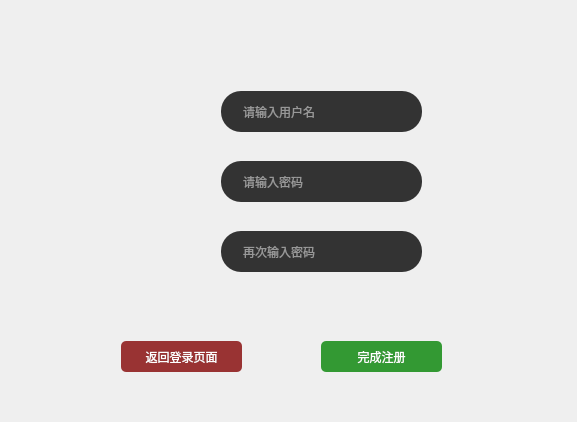
<?xml version="1.0" encoding="UTF-8"?>
<ui version="4.0">
 <class>LoginSystemDialog</class>
 <widget class="QDialog" name="LoginSystemDialog">
  <property name="geometry">
   <rect>
    <x>0</x>
    <y>0</y>
    <width>577</width>
    <height>422</height>
   </rect>
  </property>
  <property name="maximumSize">
   <size>
    <width>577</width>
    <height>422</height>
   </size>
  </property>
  <property name="windowTitle">
   <string>登录注册</string>
  </property>
  <property name="styleSheet">
   <string notr="true"/>
  </property>
  <layout class="QHBoxLayout" name="horizontalLayout">
   <item>
    <widget class="QStackedWidget" name="stackedWidget">
     <property name="styleSheet">
      <string notr="true"># background: #101010;</string>
     </property>
     <property name="currentIndex">
      <number>1</number>
     </property>
     <widget class="QWidget" name="loginPage">
      <widget class="QLineEdit" name="usernameLineEdit">
       <property name="geometry">
        <rect>
         <x>170</x>
         <y>204</y>
         <width>201</width>
         <height>41</height>
        </rect>
       </property>
       <property name="palette">
        <palette>
         <active>
          <colorrole role="WindowText">
           <brush brushstyle="SolidPattern">
            <color alpha="255">
             <red>254</red>
             <green>254</green>
             <blue>254</blue>
            </color>
           </brush>
          </colorrole>
          <colorrole role="Button">
           <brush brushstyle="SolidPattern">
            <color alpha="255">
             <red>51</red>
             <green>51</green>
             <blue>51</blue>
            </color>
           </brush>
          </colorrole>
          <colorrole role="Text">
           <brush brushstyle="SolidPattern">
            <color alpha="255">
             <red>254</red>
             <green>254</green>
             <blue>254</blue>
            </color>
           </brush>
          </colorrole>
          <colorrole role="ButtonText">
           <brush brushstyle="SolidPattern">
            <color alpha="255">
             <red>254</red>
             <green>254</green>
             <blue>254</blue>
            </color>
           </brush>
          </colorrole>
          <colorrole role="Base">
           <brush brushstyle="SolidPattern">
            <color alpha="255">
             <red>51</red>
             <green>51</green>
             <blue>51</blue>
            </color>
           </brush>
          </colorrole>
          <colorrole role="Window">
           <brush brushstyle="SolidPattern">
            <color alpha="255">
             <red>51</red>
             <green>51</green>
             <blue>51</blue>
            </color>
           </brush>
          </colorrole>
         </active>
         <inactive>
          <colorrole role="WindowText">
           <brush brushstyle="SolidPattern">
            <color alpha="255">
             <red>254</red>
             <green>254</green>
             <blue>254</blue>
            </color>
           </brush>
          </colorrole>
          <colorrole role="Button">
           <brush brushstyle="SolidPattern">
            <color alpha="255">
             <red>51</red>
             <green>51</green>
             <blue>51</blue>
            </color>
           </brush>
          </colorrole>
          <colorrole role="Text">
           <brush brushstyle="SolidPattern">
            <color alpha="255">
             <red>254</red>
             <green>254</green>
             <blue>254</blue>
            </color>
           </brush>
          </colorrole>
          <colorrole role="ButtonText">
           <brush brushstyle="SolidPattern">
            <color alpha="255">
             <red>254</red>
             <green>254</green>
             <blue>254</blue>
            </color>
           </brush>
          </colorrole>
          <colorrole role="Base">
           <brush brushstyle="SolidPattern">
            <color alpha="255">
             <red>51</red>
             <green>51</green>
             <blue>51</blue>
            </color>
           </brush>
          </colorrole>
          <colorrole role="Window">
           <brush brushstyle="SolidPattern">
            <color alpha="255">
             <red>51</red>
             <green>51</green>
             <blue>51</blue>
            </color>
           </brush>
          </colorrole>
         </inactive>
         <disabled>
          <colorrole role="WindowText">
           <brush brushstyle="SolidPattern">
            <color alpha="255">
             <red>254</red>
             <green>254</green>
             <blue>254</blue>
            </color>
           </brush>
          </colorrole>
          <colorrole role="Button">
           <brush brushstyle="SolidPattern">
            <color alpha="255">
             <red>51</red>
             <green>51</green>
             <blue>51</blue>
            </color>
           </brush>
          </colorrole>
          <colorrole role="Text">
           <brush brushstyle="SolidPattern">
            <color alpha="255">
             <red>254</red>
             <green>254</green>
             <blue>254</blue>
            </color>
           </brush>
          </colorrole>
          <colorrole role="ButtonText">
           <brush brushstyle="SolidPattern">
            <color alpha="255">
             <red>254</red>
             <green>254</green>
             <blue>254</blue>
            </color>
           </brush>
          </colorrole>
          <colorrole role="Base">
           <brush brushstyle="SolidPattern">
            <color alpha="255">
             <red>51</red>
             <green>51</green>
             <blue>51</blue>
            </color>
           </brush>
          </colorrole>
          <colorrole role="Window">
           <brush brushstyle="SolidPattern">
            <color alpha="255">
             <red>51</red>
             <green>51</green>
             <blue>51</blue>
            </color>
           </brush>
          </colorrole>
         </disabled>
        </palette>
       </property>
       <property name="font">
        <font>
         <kerning>true</kerning>
        </font>
       </property>
       <property name="layoutDirection">
        <enum>Qt::LeftToRight</enum>
       </property>
       <property name="styleSheet">
        <string notr="true">padding-left: 20px;
padding-right: 20px;
border-radius: 20px;
background: #333;
color: #fefefe;</string>
       </property>
       <property name="text">
        <string/>
       </property>
       <property name="frame">
        <bool>false</bool>
       </property>
       <property name="cursorPosition">
        <number>0</number>
       </property>
       <property name="placeholderText">
        <string>用户名</string>
       </property>
      </widget>
      <widget class="QPushButton" name="regButton">
       <property name="geometry">
        <rect>
         <x>280</x>
         <y>310</y>
         <width>80</width>
         <height>31</height>
        </rect>
       </property>
       <property name="styleSheet">
        <string notr="true">Padding: 1px;
Border-radius: 5px;
Background: #933;
Color: #fefefe;</string>
       </property>
       <property name="text">
        <string>注册</string>
       </property>
      </widget>
      <widget class="QLineEdit" name="passwordLineEdit">
       <property name="geometry">
        <rect>
         <x>170</x>
         <y>256</y>
         <width>201</width>
         <height>41</height>
        </rect>
       </property>
       <property name="palette">
        <palette>
         <active>
          <colorrole role="WindowText">
           <brush brushstyle="SolidPattern">
            <color alpha="255">
             <red>254</red>
             <green>254</green>
             <blue>254</blue>
            </color>
           </brush>
          </colorrole>
          <colorrole role="Button">
           <brush brushstyle="SolidPattern">
            <color alpha="255">
             <red>51</red>
             <green>51</green>
             <blue>51</blue>
            </color>
           </brush>
          </colorrole>
          <colorrole role="Text">
           <brush brushstyle="SolidPattern">
            <color alpha="255">
             <red>254</red>
             <green>254</green>
             <blue>254</blue>
            </color>
           </brush>
          </colorrole>
          <colorrole role="ButtonText">
           <brush brushstyle="SolidPattern">
            <color alpha="255">
             <red>254</red>
             <green>254</green>
             <blue>254</blue>
            </color>
           </brush>
          </colorrole>
          <colorrole role="Base">
           <brush brushstyle="SolidPattern">
            <color alpha="255">
             <red>51</red>
             <green>51</green>
             <blue>51</blue>
            </color>
           </brush>
          </colorrole>
          <colorrole role="Window">
           <brush brushstyle="SolidPattern">
            <color alpha="255">
             <red>51</red>
             <green>51</green>
             <blue>51</blue>
            </color>
           </brush>
          </colorrole>
         </active>
         <inactive>
          <colorrole role="WindowText">
           <brush brushstyle="SolidPattern">
            <color alpha="255">
             <red>254</red>
             <green>254</green>
             <blue>254</blue>
            </color>
           </brush>
          </colorrole>
          <colorrole role="Button">
           <brush brushstyle="SolidPattern">
            <color alpha="255">
             <red>51</red>
             <green>51</green>
             <blue>51</blue>
            </color>
           </brush>
          </colorrole>
          <colorrole role="Text">
           <brush brushstyle="SolidPattern">
            <color alpha="255">
             <red>254</red>
             <green>254</green>
             <blue>254</blue>
            </color>
           </brush>
          </colorrole>
          <colorrole role="ButtonText">
           <brush brushstyle="SolidPattern">
            <color alpha="255">
             <red>254</red>
             <green>254</green>
             <blue>254</blue>
            </color>
           </brush>
          </colorrole>
          <colorrole role="Base">
           <brush brushstyle="SolidPattern">
            <color alpha="255">
             <red>51</red>
             <green>51</green>
             <blue>51</blue>
            </color>
           </brush>
          </colorrole>
          <colorrole role="Window">
           <brush brushstyle="SolidPattern">
            <color alpha="255">
             <red>51</red>
             <green>51</green>
             <blue>51</blue>
            </color>
           </brush>
          </colorrole>
         </inactive>
         <disabled>
          <colorrole role="WindowText">
           <brush brushstyle="SolidPattern">
            <color alpha="255">
             <red>254</red>
             <green>254</green>
             <blue>254</blue>
            </color>
           </brush>
          </colorrole>
          <colorrole role="Button">
           <brush brushstyle="SolidPattern">
            <color alpha="255">
             <red>51</red>
             <green>51</green>
             <blue>51</blue>
            </color>
           </brush>
          </colorrole>
          <colorrole role="Text">
           <brush brushstyle="SolidPattern">
            <color alpha="255">
             <red>254</red>
             <green>254</green>
             <blue>254</blue>
            </color>
           </brush>
          </colorrole>
          <colorrole role="ButtonText">
           <brush brushstyle="SolidPattern">
            <color alpha="255">
             <red>254</red>
             <green>254</green>
             <blue>254</blue>
            </color>
           </brush>
          </colorrole>
          <colorrole role="Base">
           <brush brushstyle="SolidPattern">
            <color alpha="255">
             <red>51</red>
             <green>51</green>
             <blue>51</blue>
            </color>
           </brush>
          </colorrole>
          <colorrole role="Window">
           <brush brushstyle="SolidPattern">
            <color alpha="255">
             <red>51</red>
             <green>51</green>
             <blue>51</blue>
            </color>
           </brush>
          </colorrole>
         </disabled>
        </palette>
       </property>
       <property name="font">
        <font>
         <kerning>true</kerning>
        </font>
       </property>
       <property name="layoutDirection">
        <enum>Qt::LeftToRight</enum>
       </property>
       <property name="styleSheet">
        <string notr="true">padding-left: 20px;
padding-right: 20px;
border-radius: 20px;
background: #333;
color: #fefefe;</string>
       </property>
       <property name="inputMethodHints">
        <set>Qt::ImhNone</set>
       </property>
       <property name="inputMask">
        <string/>
       </property>
       <property name="text">
        <string/>
       </property>
       <property name="frame">
        <bool>false</bool>
       </property>
       <property name="cursorPosition">
        <number>0</number>
       </property>
       <property name="placeholderText">
        <string>密码</string>
       </property>
      </widget>
      <widget class="QLabel" name="label_7">
       <property name="geometry">
        <rect>
         <x>208</x>
         <y>36</y>
         <width>128</width>
         <height>128</height>
        </rect>
       </property>
       <property name="styleSheet">
        <string notr="true">border-radius: 64px;
background-image: url(:/images/user.png);</string>
       </property>
       <property name="text">
        <string/>
       </property>
      </widget>
      <widget class="QPushButton" name="loginButton">
       <property name="geometry">
        <rect>
         <x>180</x>
         <y>310</y>
         <width>80</width>
         <height>31</height>
        </rect>
       </property>
       <property name="styleSheet">
        <string notr="true">Padding: 1px;
Border-radius: 5px;
Background: #393;
Color: #fefefe;</string>
       </property>
       <property name="text">
        <string>登录</string>
       </property>
      </widget>
     </widget>
     <widget class="QWidget" name="registerPage">
      <widget class="QLabel" name="rpLabel">
       <property name="geometry">
        <rect>
         <x>60</x>
         <y>110</y>
         <width>131</width>
         <height>131</height>
        </rect>
       </property>
       <property name="styleSheet">
        <string notr="true">color: #fefefe;</string>
       </property>
       <property name="text">
        <string>&lt;html&gt;&lt;head/&gt;&lt;body&gt;&lt;p&gt;&lt;img src=&quot;:/images/user.png&quot;/&gt;&lt;/p&gt;&lt;/body&gt;&lt;/html&gt;</string>
       </property>
      </widget>
      <widget class="QPushButton" name="backButton">
       <property name="geometry">
        <rect>
         <x>110</x>
         <y>330</y>
         <width>121</width>
         <height>31</height>
        </rect>
       </property>
       <property name="styleSheet">
        <string notr="true">Padding: 1px;
Border-radius: 5px;
Background: #933;
Color: #fefefe;</string>
       </property>
       <property name="text">
        <string>返回登录页面</string>
       </property>
      </widget>
      <widget class="QLineEdit" name="uBox">
       <property name="geometry">
        <rect>
         <x>210</x>
         <y>80</y>
         <width>201</width>
         <height>41</height>
        </rect>
       </property>
       <property name="palette">
        <palette>
         <active>
          <colorrole role="WindowText">
           <brush brushstyle="SolidPattern">
            <color alpha="255">
             <red>254</red>
             <green>254</green>
             <blue>254</blue>
            </color>
           </brush>
          </colorrole>
          <colorrole role="Button">
           <brush brushstyle="SolidPattern">
            <color alpha="255">
             <red>51</red>
             <green>51</green>
             <blue>51</blue>
            </color>
           </brush>
          </colorrole>
          <colorrole role="Text">
           <brush brushstyle="SolidPattern">
            <color alpha="255">
             <red>254</red>
             <green>254</green>
             <blue>254</blue>
            </color>
           </brush>
          </colorrole>
          <colorrole role="ButtonText">
           <brush brushstyle="SolidPattern">
            <color alpha="255">
             <red>254</red>
             <green>254</green>
             <blue>254</blue>
            </color>
           </brush>
          </colorrole>
          <colorrole role="Base">
           <brush brushstyle="SolidPattern">
            <color alpha="255">
             <red>51</red>
             <green>51</green>
             <blue>51</blue>
            </color>
           </brush>
          </colorrole>
          <colorrole role="Window">
           <brush brushstyle="SolidPattern">
            <color alpha="255">
             <red>51</red>
             <green>51</green>
             <blue>51</blue>
            </color>
           </brush>
          </colorrole>
         </active>
         <inactive>
          <colorrole role="WindowText">
           <brush brushstyle="SolidPattern">
            <color alpha="255">
             <red>254</red>
             <green>254</green>
             <blue>254</blue>
            </color>
           </brush>
          </colorrole>
          <colorrole role="Button">
           <brush brushstyle="SolidPattern">
            <color alpha="255">
             <red>51</red>
             <green>51</green>
             <blue>51</blue>
            </color>
           </brush>
          </colorrole>
          <colorrole role="Text">
           <brush brushstyle="SolidPattern">
            <color alpha="255">
             <red>254</red>
             <green>254</green>
             <blue>254</blue>
            </color>
           </brush>
          </colorrole>
          <colorrole role="ButtonText">
           <brush brushstyle="SolidPattern">
            <color alpha="255">
             <red>254</red>
             <green>254</green>
             <blue>254</blue>
            </color>
           </brush>
          </colorrole>
          <colorrole role="Base">
           <brush brushstyle="SolidPattern">
            <color alpha="255">
             <red>51</red>
             <green>51</green>
             <blue>51</blue>
            </color>
           </brush>
          </colorrole>
          <colorrole role="Window">
           <brush brushstyle="SolidPattern">
            <color alpha="255">
             <red>51</red>
             <green>51</green>
             <blue>51</blue>
            </color>
           </brush>
          </colorrole>
         </inactive>
         <disabled>
          <colorrole role="WindowText">
           <brush brushstyle="SolidPattern">
            <color alpha="255">
             <red>254</red>
             <green>254</green>
             <blue>254</blue>
            </color>
           </brush>
          </colorrole>
          <colorrole role="Button">
           <brush brushstyle="SolidPattern">
            <color alpha="255">
             <red>51</red>
             <green>51</green>
             <blue>51</blue>
            </color>
           </brush>
          </colorrole>
          <colorrole role="Text">
           <brush brushstyle="SolidPattern">
            <color alpha="255">
             <red>254</red>
             <green>254</green>
             <blue>254</blue>
            </color>
           </brush>
          </colorrole>
          <colorrole role="ButtonText">
           <brush brushstyle="SolidPattern">
            <color alpha="255">
             <red>254</red>
             <green>254</green>
             <blue>254</blue>
            </color>
           </brush>
          </colorrole>
          <colorrole role="Base">
           <brush brushstyle="SolidPattern">
            <color alpha="255">
             <red>51</red>
             <green>51</green>
             <blue>51</blue>
            </color>
           </brush>
          </colorrole>
          <colorrole role="Window">
           <brush brushstyle="SolidPattern">
            <color alpha="255">
             <red>51</red>
             <green>51</green>
             <blue>51</blue>
            </color>
           </brush>
          </colorrole>
         </disabled>
        </palette>
       </property>
       <property name="font">
        <font>
         <kerning>true</kerning>
        </font>
       </property>
       <property name="layoutDirection">
        <enum>Qt::LeftToRight</enum>
       </property>
       <property name="styleSheet">
        <string notr="true">padding-left: 20px;
padding-right: 20px;
border-radius: 20px;
background: #333;
color: #fefefe;</string>
       </property>
       <property name="text">
        <string/>
       </property>
       <property name="frame">
        <bool>false</bool>
       </property>
       <property name="cursorPosition">
        <number>0</number>
       </property>
       <property name="placeholderText">
        <string>请输入用户名</string>
       </property>
      </widget>
      <widget class="QPushButton" name="completeRegButton">
       <property name="geometry">
        <rect>
         <x>310</x>
         <y>330</y>
         <width>121</width>
         <height>31</height>
        </rect>
       </property>
       <property name="styleSheet">
        <string notr="true">Padding: 1px;
Border-radius: 5px;
Background: #393;
Color: #fefefe;</string>
       </property>
       <property name="text">
        <string>完成注册</string>
       </property>
      </widget>
      <widget class="QLineEdit" name="pBox">
       <property name="geometry">
        <rect>
         <x>210</x>
         <y>150</y>
         <width>201</width>
         <height>41</height>
        </rect>
       </property>
       <property name="palette">
        <palette>
         <active>
          <colorrole role="WindowText">
           <brush brushstyle="SolidPattern">
            <color alpha="255">
             <red>254</red>
             <green>254</green>
             <blue>254</blue>
            </color>
           </brush>
          </colorrole>
          <colorrole role="Button">
           <brush brushstyle="SolidPattern">
            <color alpha="255">
             <red>51</red>
             <green>51</green>
             <blue>51</blue>
            </color>
           </brush>
          </colorrole>
          <colorrole role="Text">
           <brush brushstyle="SolidPattern">
            <color alpha="255">
             <red>254</red>
             <green>254</green>
             <blue>254</blue>
            </color>
           </brush>
          </colorrole>
          <colorrole role="ButtonText">
           <brush brushstyle="SolidPattern">
            <color alpha="255">
             <red>254</red>
             <green>254</green>
             <blue>254</blue>
            </color>
           </brush>
          </colorrole>
          <colorrole role="Base">
           <brush brushstyle="SolidPattern">
            <color alpha="255">
             <red>51</red>
             <green>51</green>
             <blue>51</blue>
            </color>
           </brush>
          </colorrole>
          <colorrole role="Window">
           <brush brushstyle="SolidPattern">
            <color alpha="255">
             <red>51</red>
             <green>51</green>
             <blue>51</blue>
            </color>
           </brush>
          </colorrole>
         </active>
         <inactive>
          <colorrole role="WindowText">
           <brush brushstyle="SolidPattern">
            <color alpha="255">
             <red>254</red>
             <green>254</green>
             <blue>254</blue>
            </color>
           </brush>
          </colorrole>
          <colorrole role="Button">
           <brush brushstyle="SolidPattern">
            <color alpha="255">
             <red>51</red>
             <green>51</green>
             <blue>51</blue>
            </color>
           </brush>
          </colorrole>
          <colorrole role="Text">
           <brush brushstyle="SolidPattern">
            <color alpha="255">
             <red>254</red>
             <green>254</green>
             <blue>254</blue>
            </color>
           </brush>
          </colorrole>
          <colorrole role="ButtonText">
           <brush brushstyle="SolidPattern">
            <color alpha="255">
             <red>254</red>
             <green>254</green>
             <blue>254</blue>
            </color>
           </brush>
          </colorrole>
          <colorrole role="Base">
           <brush brushstyle="SolidPattern">
            <color alpha="255">
             <red>51</red>
             <green>51</green>
             <blue>51</blue>
            </color>
           </brush>
          </colorrole>
          <colorrole role="Window">
           <brush brushstyle="SolidPattern">
            <color alpha="255">
             <red>51</red>
             <green>51</green>
             <blue>51</blue>
            </color>
           </brush>
          </colorrole>
         </inactive>
         <disabled>
          <colorrole role="WindowText">
           <brush brushstyle="SolidPattern">
            <color alpha="255">
             <red>254</red>
             <green>254</green>
             <blue>254</blue>
            </color>
           </brush>
          </colorrole>
          <colorrole role="Button">
           <brush brushstyle="SolidPattern">
            <color alpha="255">
             <red>51</red>
             <green>51</green>
             <blue>51</blue>
            </color>
           </brush>
          </colorrole>
          <colorrole role="Text">
           <brush brushstyle="SolidPattern">
            <color alpha="255">
             <red>254</red>
             <green>254</green>
             <blue>254</blue>
            </color>
           </brush>
          </colorrole>
          <colorrole role="ButtonText">
           <brush brushstyle="SolidPattern">
            <color alpha="255">
             <red>254</red>
             <green>254</green>
             <blue>254</blue>
            </color>
           </brush>
          </colorrole>
          <colorrole role="Base">
           <brush brushstyle="SolidPattern">
            <color alpha="255">
             <red>51</red>
             <green>51</green>
             <blue>51</blue>
            </color>
           </brush>
          </colorrole>
          <colorrole role="Window">
           <brush brushstyle="SolidPattern">
            <color alpha="255">
             <red>51</red>
             <green>51</green>
             <blue>51</blue>
            </color>
           </brush>
          </colorrole>
         </disabled>
        </palette>
       </property>
       <property name="font">
        <font>
         <kerning>true</kerning>
        </font>
       </property>
       <property name="layoutDirection">
        <enum>Qt::LeftToRight</enum>
       </property>
       <property name="styleSheet">
        <string notr="true">padding-left: 20px;
padding-right: 20px;
border-radius: 20px;
background: #333;
color: #fefefe;</string>
       </property>
       <property name="inputMethodHints">
        <set>Qt::ImhNone</set>
       </property>
       <property name="inputMask">
        <string/>
       </property>
       <property name="text">
        <string/>
       </property>
       <property name="frame">
        <bool>false</bool>
       </property>
       <property name="cursorPosition">
        <number>0</number>
       </property>
       <property name="placeholderText">
        <string>请输入密码</string>
       </property>
      </widget>
      <widget class="QLineEdit" name="pBox2">
       <property name="geometry">
        <rect>
         <x>210</x>
         <y>220</y>
         <width>201</width>
         <height>41</height>
        </rect>
       </property>
       <property name="palette">
        <palette>
         <active>
          <colorrole role="WindowText">
           <brush brushstyle="SolidPattern">
            <color alpha="255">
             <red>254</red>
             <green>254</green>
             <blue>254</blue>
            </color>
           </brush>
          </colorrole>
          <colorrole role="Button">
           <brush brushstyle="SolidPattern">
            <color alpha="255">
             <red>51</red>
             <green>51</green>
             <blue>51</blue>
            </color>
           </brush>
          </colorrole>
          <colorrole role="Text">
           <brush brushstyle="SolidPattern">
            <color alpha="255">
             <red>254</red>
             <green>254</green>
             <blue>254</blue>
            </color>
           </brush>
          </colorrole>
          <colorrole role="ButtonText">
           <brush brushstyle="SolidPattern">
            <color alpha="255">
             <red>254</red>
             <green>254</green>
             <blue>254</blue>
            </color>
           </brush>
          </colorrole>
          <colorrole role="Base">
           <brush brushstyle="SolidPattern">
            <color alpha="255">
             <red>51</red>
             <green>51</green>
             <blue>51</blue>
            </color>
           </brush>
          </colorrole>
          <colorrole role="Window">
           <brush brushstyle="SolidPattern">
            <color alpha="255">
             <red>51</red>
             <green>51</green>
             <blue>51</blue>
            </color>
           </brush>
          </colorrole>
         </active>
         <inactive>
          <colorrole role="WindowText">
           <brush brushstyle="SolidPattern">
            <color alpha="255">
             <red>254</red>
             <green>254</green>
             <blue>254</blue>
            </color>
           </brush>
          </colorrole>
          <colorrole role="Button">
           <brush brushstyle="SolidPattern">
            <color alpha="255">
             <red>51</red>
             <green>51</green>
             <blue>51</blue>
            </color>
           </brush>
          </colorrole>
          <colorrole role="Text">
           <brush brushstyle="SolidPattern">
            <color alpha="255">
             <red>254</red>
             <green>254</green>
             <blue>254</blue>
            </color>
           </brush>
          </colorrole>
          <colorrole role="ButtonText">
           <brush brushstyle="SolidPattern">
            <color alpha="255">
             <red>254</red>
             <green>254</green>
             <blue>254</blue>
            </color>
           </brush>
          </colorrole>
          <colorrole role="Base">
           <brush brushstyle="SolidPattern">
            <color alpha="255">
             <red>51</red>
             <green>51</green>
             <blue>51</blue>
            </color>
           </brush>
          </colorrole>
          <colorrole role="Window">
           <brush brushstyle="SolidPattern">
            <color alpha="255">
             <red>51</red>
             <green>51</green>
             <blue>51</blue>
            </color>
           </brush>
          </colorrole>
         </inactive>
         <disabled>
          <colorrole role="WindowText">
           <brush brushstyle="SolidPattern">
            <color alpha="255">
             <red>254</red>
             <green>254</green>
             <blue>254</blue>
            </color>
           </brush>
          </colorrole>
          <colorrole role="Button">
           <brush brushstyle="SolidPattern">
            <color alpha="255">
             <red>51</red>
             <green>51</green>
             <blue>51</blue>
            </color>
           </brush>
          </colorrole>
          <colorrole role="Text">
           <brush brushstyle="SolidPattern">
            <color alpha="255">
             <red>254</red>
             <green>254</green>
             <blue>254</blue>
            </color>
           </brush>
          </colorrole>
          <colorrole role="ButtonText">
           <brush brushstyle="SolidPattern">
            <color alpha="255">
             <red>254</red>
             <green>254</green>
             <blue>254</blue>
            </color>
           </brush>
          </colorrole>
          <colorrole role="Base">
           <brush brushstyle="SolidPattern">
            <color alpha="255">
             <red>51</red>
             <green>51</green>
             <blue>51</blue>
            </color>
           </brush>
          </colorrole>
          <colorrole role="Window">
           <brush brushstyle="SolidPattern">
            <color alpha="255">
             <red>51</red>
             <green>51</green>
             <blue>51</blue>
            </color>
           </brush>
          </colorrole>
         </disabled>
        </palette>
       </property>
       <property name="font">
        <font>
         <kerning>true</kerning>
        </font>
       </property>
       <property name="layoutDirection">
        <enum>Qt::LeftToRight</enum>
       </property>
       <property name="styleSheet">
        <string notr="true">padding-left: 20px;
padding-right: 20px;
border-radius: 20px;
background: #333;
color: #fefefe;</string>
       </property>
       <property name="inputMethodHints">
        <set>Qt::ImhNone</set>
       </property>
       <property name="inputMask">
        <string/>
       </property>
       <property name="text">
        <string/>
       </property>
       <property name="frame">
        <bool>false</bool>
       </property>
       <property name="cursorPosition">
        <number>0</number>
       </property>
       <property name="placeholderText">
        <string>再次输入密码</string>
       </property>
      </widget>
     </widget>
    </widget>
   </item>
  </layout>
 </widget>
 <resources/>
 <connections/>
</ui>
